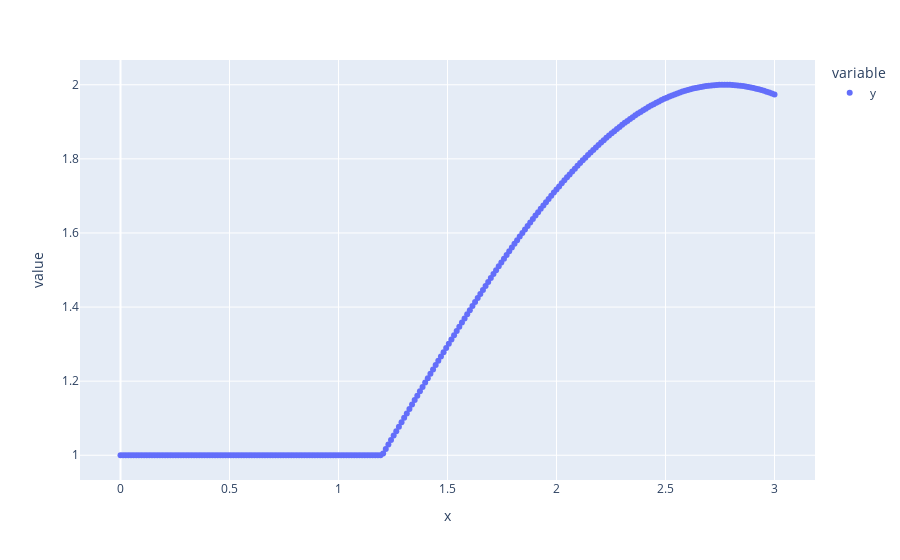

Notebook code cell kept with this figure:
### Code cell
px.scatter(data_frame=df, x="x", y=["y"])#, "yn"])

### Figure 1 — Plotly figure (JSON) as saved in the notebook; plotly's stock layout.template omitted (floating-point values rounded to 4 significant figures; data arrays with more than 128 entries replaced by an {"elided": "..."} marker saying what was removed)
{"data": [{"hovertemplate": "variable=y<br>x=%{x}<br>value=%{y}<extra></extra>", "legendgroup": "y", "marker": {"color": "#636efa", "symbol": "circle"}, "mode": "markers", "name": "y", "orientation": "v", "showlegend": true, "type": "scatter", "x": {"elided": "250 float values"}, "xaxis": "x", "y": {"elided": "250 float values"}, "yaxis": "y"}], "layout": {"autosize": true, "legend": {"title": {"text": "variable"}, "tracegroupgap": 0}, "margin": {"t": 60}, "xaxis": {"anchor": "y", "autorange": true, "domain": [0, 1], "range": [-0.1762, 3.176], "title": {"text": "x"}, "type": "linear"}, "yaxis": {"anchor": "x", "autorange": true, "domain": [0, 1], "range": [0.9291, 2.071], "title": {"text": "value"}, "type": "linear"}}}
